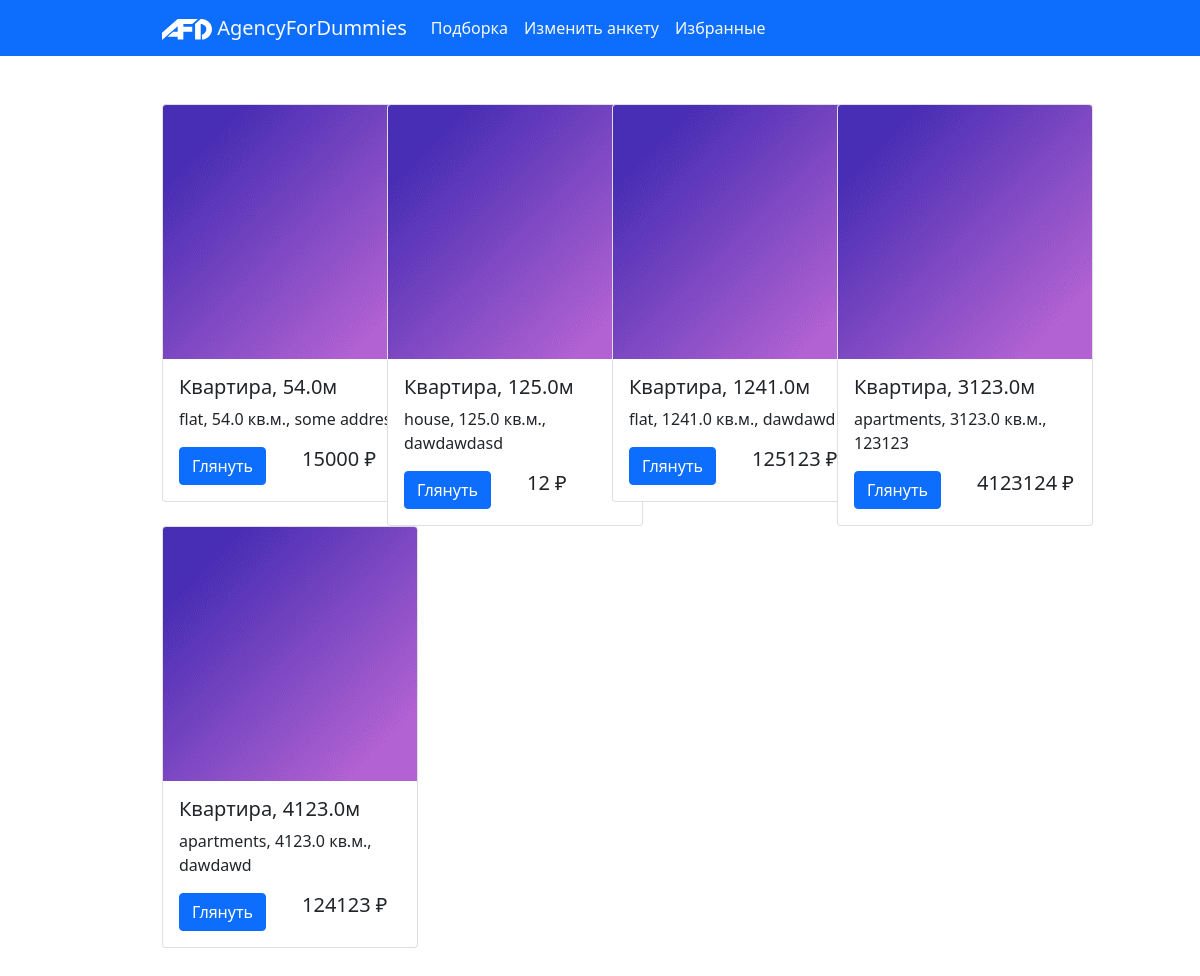
Page /property/ (signed in) on the committed database.
### property/models/property.py (models this page shows)
class Property(Model):
    owner = ForeignKey('Owner', on_delete=CASCADE, null=False, related_name="properties")
    type = CharField(
        choices=[
            ('residential', _('Residential')),
            ('commercial', _('Commercial'))
        ],
        max_length=15)
    category = CharField(
        choices=[
            ('flat', _('Flat')),
            ('house', _('House')),
            ('apartments', _('Apartments'))
        ],
        max_length=15)
    area = DecimalField(max_digits=5, decimal_places=1)
    room_count = IntegerField(default=1)
    floor = IntegerField(
        default=1,
        validators=[
            MinValueValidator(1)
        ])
    address = CharField(max_length=255)
    deal = CharField(
        choices=[
            ('rent', _('Rent')),
            ('purchase', _('Purchase'))
        ],
        max_length=15)
    price = DecimalField(max_digits=8, decimal_places=0)
    description = TextField(blank=True)
    class Meta:
        verbose_name_plural = _('Properties')

### property/views/property.py (the view)
# urls.py: path('', PropertyListView.as_view(), name='list'),
class PropertyListView(ListView):
    model = Property
    def get(self, request, *args, **kwargs):
        current_user = request.user
        if not current_user.is_authenticated:
            return redirect('users:signin')
        elif not hasattr(current_user, 'client'):
            return redirect('users:questions')
        return super().get(self, request, *args, **kwargs)

### templates/property/property_list.html (shortened to what this page needs)
<!DOCTYPE html>
<html lang="en">
{% load static %}
<head>
    <link href="https://cdn.jsdelivr.net/npm/bootstrap@5.0.2/dist/css/bootstrap.min.css" rel="stylesheet"
>
</head>
<body>
<header>
        <nav class="navbar navbar-expand-lg bg-body-tertiary bg-primary" data-bs-theme="light">
        <div class="container-fluid w-75">
            <a class="navbar-brand text-light" href="{% url 'index'%}">
                <img src="{% static 'images/logo-wh.svg' %}" alt="" width="50" class="d-inline-block">
                AgencyForDummies
            </a>
            <div class="collapse navbar-collapse" id="navbarNavAltMarkup">
                <div class="navbar-nav ">
                    <a class="nav-link active text-light" aria-current="page" href="{% url 'property:list' %}">Подборка</a>
                    <a class="nav-link text-light" href="{% url 'users:questions' %}">Изменить анкету</a>
                    <a class="nav-link text-light" href="{% url 'property:favourites' %}">Избранные</a>
                </div>
            </div>
        </div>
    </nav>
</header>
<main>
    <div class="container w-75 my-5">
        {% if property_list %}
            <div class="row my-3">
            {% for property in property_list %}
                <div class="col-3">
                    <div class="card" style="width: 16rem;">
                        <img src="{% static 'images/default.png' %}" class="card-img-top" alt="...">
                        <div class="card-body">
                            <h5 class="card-title">Квартира, {{property.area}}м</h5>
                            <p class="card-text">{{ property.category }}, {{property.area}} кв.м., {{ property.address }}</p>
                            <div class="row">
                                <div class="col">
                                    <a href="{% url 'property:detail' property.id %}" class="btn btn-primary my-0 mx-0">Глянуть</a>
                                </div>
                                <div class="col">
                                    <h5 class="card-text">{{property.price}} ₽</h5>
                                </div>
                            </div>
                        </div>
                    </div>
                </div>
            {% endfor %}
            </div>
        {% endif %}
     </div>
</main>
</body>
</html>

### rows in the picture
Property: area "54.0", category "flat", address "some address", price "15000"
Property: area "125.0", category "house", address "dawdawdasd", price "12"
Property: area "1241.0", category "flat", address "dawdawd", price "125123"
Property: area "3123.0", category "apartments", address "123123", price "4123124"
Property: area "4123.0", category "apartments", address "dawdawd", price "124123"
